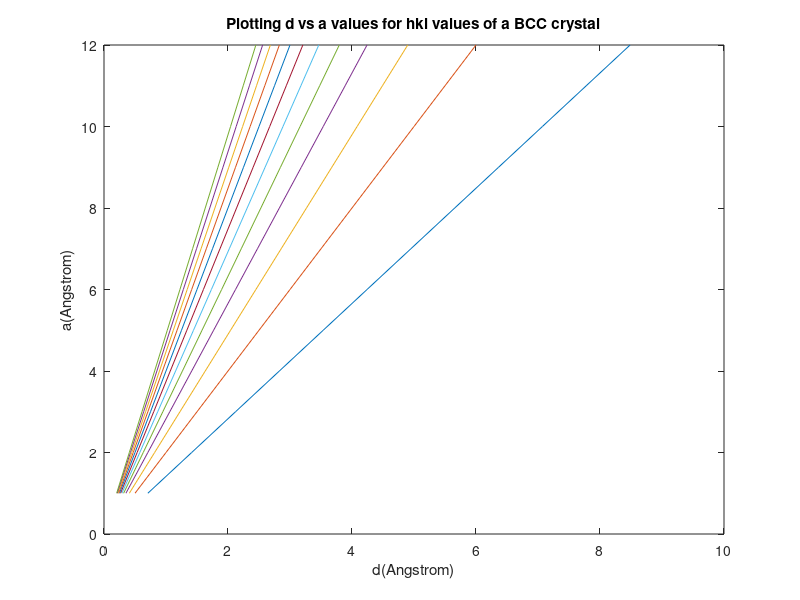

Write MATLAB code to recreate this figure. (Note: this script raises an error after producing the figure.)
a = linspace(1,12,12);
%d = linspace(0,20,21);
hkl = [1 1 0; 2 0 0; 2 1 1; 2 2 0; 3 1 0;2 2 2; 3 2 1; 4 0 0; 4 1 1; 3 3 0;
    4 2 0; 3 3 2];
hklsqrd = hkl.^2;
d = [0.707106781	0.5	0.40824829	0.353553391	0.316227766	0.288675135	0.267261242	0.25	0.23570226	0.223606798	0.213200716	0.204124145
1.414213562	1	0.816496581	0.707106781	0.632455532	0.577350269	0.534522484	0.5	0.471404521	0.447213595	0.426401433	0.40824829
2.121320344	1.5	1.224744871	1.060660172	0.948683298	0.866025404	0.801783726	0.75	0.707106781	0.670820393	0.639602149	0.612372436
2.828427125	2	1.632993162	1.414213562	1.264911064	1.154700538	1.069044968	1	0.942809042	0.894427191	0.852802865	0.816496581
3.535533906	2.5	2.041241452	1.767766953	1.58113883	1.443375673	1.33630621	1.25	1.178511302	1.118033989	1.066003582	1.020620726
4.242640687	3	2.449489743	2.121320344	1.897366596	1.732050808	1.603567451	1.5	1.414213562	1.341640786	1.279204298	1.224744871
4.949747468	3.5	2.857738033	2.474873734	2.213594362	2.020725942	1.870828693	1.75	1.649915823	1.565247584	1.492405014	1.428869017
5.656854249	4	3.265986324	2.828427125	2.529822128	2.309401077	2.138089935	2	1.885618083	1.788854382	1.705605731	1.632993162
6.363961031	4.5	3.674234614	3.181980515	2.846049894	2.598076211	2.405351177	2.25	2.121320344	2.01246118	1.918806447	1.837117307
7.071067812	5	4.082482905	3.535533906	3.16227766	2.886751346	2.672612419	2.5	2.357022604	2.236067977	2.132007164	2.041241452
7.778174593	5.5	4.490731195	3.889087297	3.478505426	3.175426481	2.939873661	2.75	2.592724864	2.459674775	2.34520788	2.245365598
8.485281374	6	4.898979486	4.242640687	3.794733192	3.464101615	3.207134903	3	2.828427125	2.683281573	2.558408596	2.449489743
];
 for i = 1:12
     alpha(i) = power((hklsqrd(i,1) + hklsqrd(i,2) + hklsqrd(i,3)), 0.5);
 end

 for i = 1:12
    plot (d(1:12, i),a);

    hold on
 end
 xlabel('d(Angstrom)');
 ylabel('a(Angstrom)');
 title('Plotting d vs a values for hkl values of a BCC crystal');
 yline(2.866);

 xline(2.019228576);
 xline(1.585590743);
 xline(1.248680217);
 xline(0.965719475);



